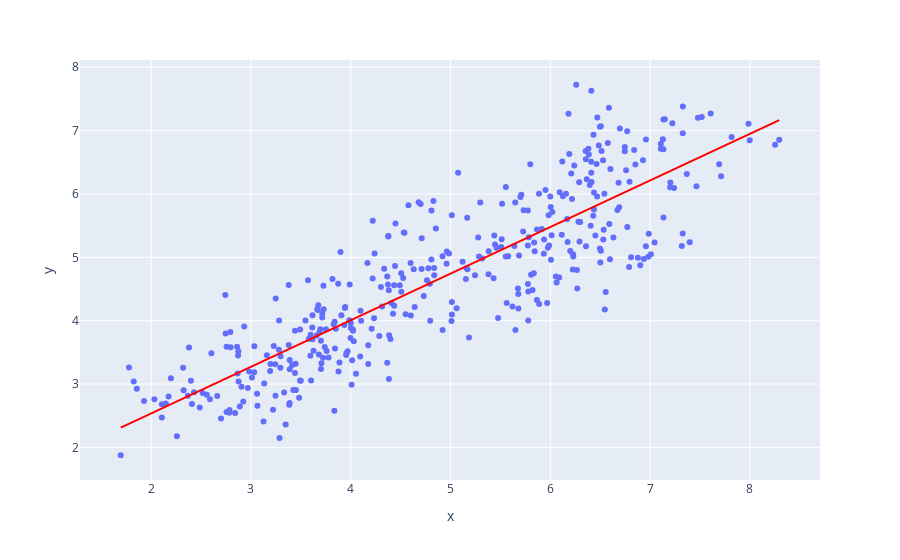

Notebook code cell kept with this figure:
### Code cell
import plotly.express as px
px.scatter( x = target_test, y=test_predictions, trendline='ols', trendline_color_override="red")

### Figure 1 — Plotly figure (JSON) as saved in the notebook; plotly's stock layout.template omitted (floating-point values rounded to 4 significant figures; data arrays with more than 128 entries replaced by an {"elided": "..."} marker saying what was removed)
{"data": [{"hovertemplate": "x=%{x}<br>y=%{y}<extra></extra>", "legendgroup": "", "marker": {"color": "#636efa", "symbol": "circle"}, "mode": "markers", "name": "", "orientation": "v", "showlegend": false, "type": "scatter", "x": {"elided": "392 float values"}, "xaxis": "x", "y": {"elided": "392 float values"}, "yaxis": "y"}, {"hovertemplate": "<b>OLS trendline</b><br>y = 0.735375 * x + 1.06662<br>R<sup>2</sup>=0.744878<br><br>x=%{x}<br>y=%{y} <b>(trend)</b><extra></extra>", "legendgroup": "", "line": {"color": "red"}, "marker": {"color": "#636efa", "symbol": "circle"}, "mode": "lines", "name": "", "showlegend": false, "type": "scatter", "x": {"elided": "392 float values"}, "xaxis": "x", "y": {"elided": "392 float values"}, "yaxis": "y"}], "layout": {"legend": {"tracegroupgap": 0}, "margin": {"t": 60}, "xaxis": {"anchor": "y", "domain": [0, 1], "title": {"text": "x"}}, "yaxis": {"anchor": "x", "domain": [0, 1], "title": {"text": "y"}}}}
